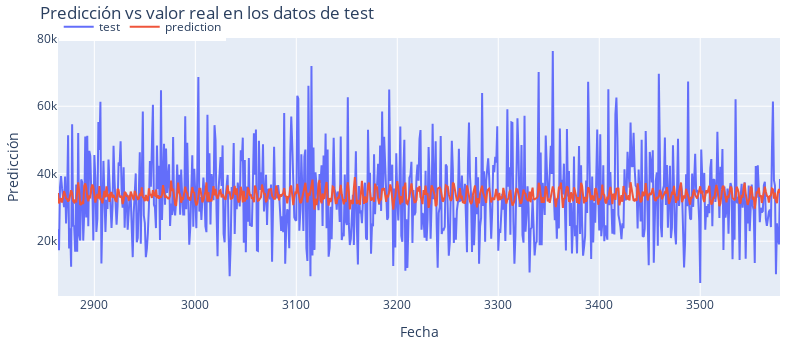

The notebook cell this image was saved under:
### Code cell
# Gráfico predicciones vs valor real
# ======================================================================================
fig = go.Figure()
trace1 = go.Scatter(x=y_test_soles.index, y=y_test_soles, name="test", mode="lines")
trace2 = go.Scatter(x=predicciones.index, y=predicciones['pred'], name="prediction", mode="lines")
fig.add_trace(trace1)
fig.add_trace(trace2)
fig.update_layout(
    title="Predicción vs valor real en los datos de test",
    xaxis_title="Fecha",
    yaxis_title="Predicción",
    width=800,
    height=350,
    margin=dict(l=20, r=20, t=35, b=20),
    legend=dict(
        orientation="h",
        yanchor="top",
        y=1.1,
        xanchor="left",
        x=0.001
    )
)
fig.show()

### Figure 1 — Plotly figure (JSON) as saved in the notebook; plotly's stock layout.template omitted (floating-point values rounded to 4 significant figures; data arrays with more than 128 entries replaced by an {"elided": "..."} marker saying what was removed)
{"data": [{"mode": "lines", "name": "test", "type": "scatter", "x": {"elided": "716 int values"}, "y": {"elided": "716 int values"}}, {"mode": "lines", "name": "prediction", "type": "scatter", "x": {"elided": "716 int values"}, "y": {"elided": "716 float values"}}], "layout": {"height": 350, "legend": {"orientation": "h", "x": 0.001, "xanchor": "left", "y": 1.1, "yanchor": "top"}, "margin": {"b": 20, "l": 20, "r": 20, "t": 35}, "title": {"text": "Predicción vs valor real en los datos de test"}, "width": 800, "xaxis": {"title": {"text": "Fecha"}}, "yaxis": {"title": {"text": "Predicción"}}}}
